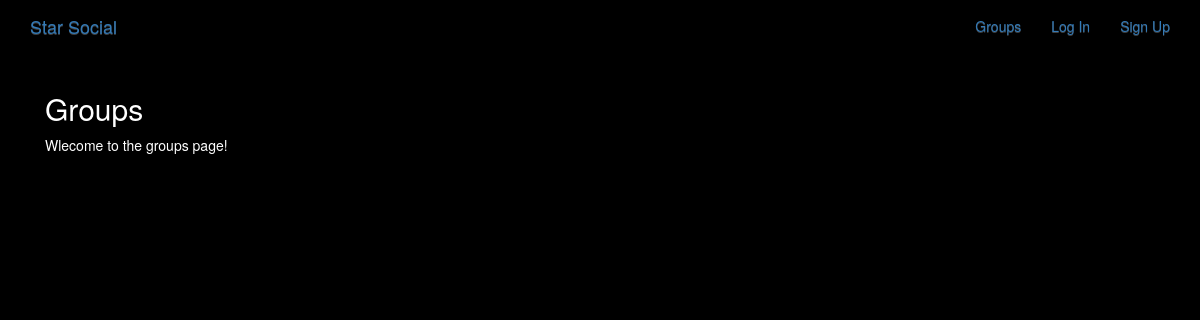
The page /groups/ on the database as committed earlier.
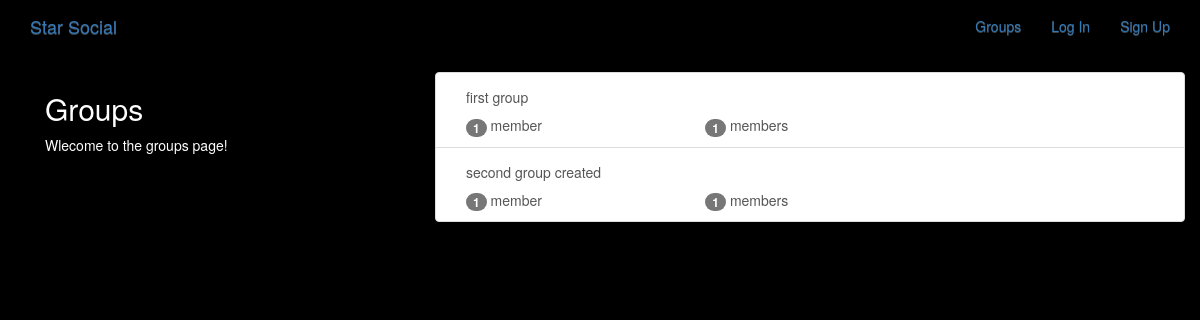
The same page on the database as committed later.
### groups/models.py (models this page shows, shortened)
class Group(models.Model):
    name = models.CharField(max_length=255, unique=True)
    slug = models.SlugField(allow_unicode=True, unique=True)
    description = models.TextField(blank=True, default='')
    description_html = models.TextField(blank=True, editable=False, default='')
    members = models.ManyToManyField(User, through='GroupMember')
    class Meta:
        ordering = ['name']

### groups/views.py (the view)
class ListGroups(generic.ListView):
    model = Group

### groups/templates/groups/group_list.html (shortened to what this page needs)
{% extends "groups/group_base.html" %}
{% block pregroup %}
  <div class="col-md-4">
    <div class="content">
      <h2>Groups</h2>
      <p>Wlecome to the groups page!</p>
    </div>
  </div>
{% endblock %}
{% block group_content %}
<div class="col-md-8">
  <div class="list-group">
    {% for group in object_list %}
    <a href="{% url 'groups:single' slug=group.slug %}" class='list-group-item'>
      <div class="list-group-item-text container-fluid">
        {{group.description_html|safe}}
        <div class="row">
          <div class="col-md-4">
            <span class="badge">{{group.members.count}}</span>
            member{{group.members.count|pluralize }}
          </div>
          <div class="col-md-4">
            <span class="badge">{{group.members.count}}</span>
            member{{group.posts.count|pluralize }}
          </div>
        </div>
      </div>
    </a>
    {% endfor %}
  </div>
</div>
{% endblock %}

### groups/templates/groups/group_base.html (shortened to what this page needs)
{% extends "base.html" %}
{% block content %}
<div class="container">
  <div class="row">
    {% block pregroup %}
    {% endblock %}
    {% block group_content %}
    {% endblock %}
  </div>
</div>
{% endblock %}

### templates/base.html (shortened to what this page needs)
<!DOCTYPE html>
{% load static %}
<html lang="en" dir="ltr">
  <head>
    <link rel="stylesheet" href="https://maxcdn.bootstrapcdn.com/bootstrap/3.3.7/css/bootstrap.min.css">
    <link rel="stylesheet" href="https://maxcdn.bootstrapcdn.com/bootstrap/3.3.7/css/bootstrap-theme.min.css">
    <link rel="stylesheet" href="{% static 'simplesocial/css/master.css'%}">
  </head>
  <body>
    <nav class='navbar mynav' role='navigation' id='navbar'>
      <div class="container">
        <a class='navbar-brand mynav' href="{% url 'home'%}">Star Social</a>
        <ul class='nav navbar-nav navbar-right'>
          {% if user.is_authenticated %}
          <li><a href="{% url 'posts:create' %}">Post</a></li>
          <li><a href="{% url 'groups:all' %}">Groups</a></li>
          <li><a href="{% url 'groups:create' %}">Create Groups</a></li>
          <li><a href="{% url 'accounts:logout' %}">Log Out</a></li>
          {% else %}
          <li><a href="{% url 'groups:all' %}">Groups</a></li>
          <li><a href="{% url 'accounts:login' %}">Log In</a></li>
          <li><a href="{% url 'accounts:signup' %}">Sign Up</a></li>
          {% endif %}
        </ul>
      </div>
    </nav>
    <div class="container">
      {% block content %}
      {% endblock %}
    </div>
  </body>
</html>

### static/simplesocial/css/master.css (style rules this page uses)
body { margin: 0; overflow: hidden; background-color: black; color:white; }

Rows that differ between the two databases and show on the page:
added Group: description_html "first group", members.count "1"
added Group: description_html "second group created", members.count "1"
